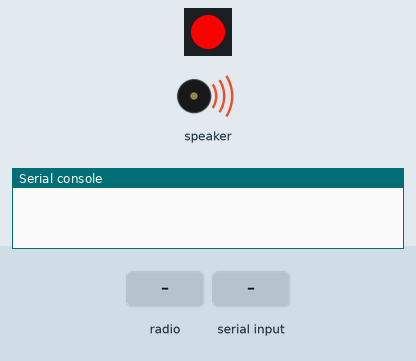
The program below on a simulated Calliope mini (MakeCode). Shown: 1 RGB LEDs in strip order, left to right, buzzer (waves = sounding), the last lines printed to the serial console. The inputs (shaded band) are chosen by the test bench.

Above: at 0.1 s.
At 4.6 s:
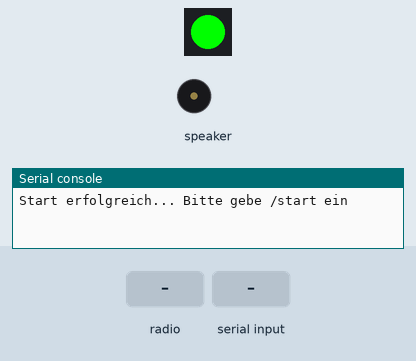
4.7 s: radio message "[" arrives
6.2 s: "0" typed at the serial console, then Enter
7.7 s: radio message "0" arrives
Timing chart, 0 to 10.7 s (numbered marks = the images above; inputs shaded):
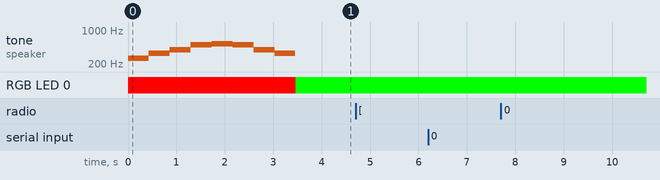

The program:

main.ts
```typescript
serial.onDataReceived(serial.delimiters(Delimiters.NewLine), function () {
    if (start == 0) {
        if (serial.readLine() == "/start") {
            start = 1
            raumcode = 0
            serial.writeLine("Bitte gebe den 4-Stelligen Raumcode ein...")
        } else {
            serial.writeLine("Bitte gebe /start ein... Falsche Eingabe...")
        }
    } else {
        if (raumcode == 0) {
            radio.setGroup(parseFloat(serial.readLine()))
            raumcode = 1
            name = 0
            serial.writeLine("Bitte gebe nun deinen Namen ein...")
        } else {
            if (name == 0) {
                name2 = serial.readLine()
                name = 1
                serial.writeLine("Fertig! Du bist jetzt mit dem Chat verbunden...")
                serial.writeLine("" + name2 + " ist dem Chatroom beigetreten...")
                radio.sendString("" + name2 + " ist dem Chatroom beigetreten...")
            } else {
                serial.writeLine("[" + name2 + "] " + serial.readLine())
                radio.sendString("[" + name2 + "] " + serial.readLine())
            }
        }
    }
})
radio.onReceivedString(function (receivedString) {
    serial.writeLine(receivedString)
})
let name2 = ""
let name = 0
let raumcode = 0
let start = 0
start = 0
raumcode = 1
name = 1
basic.setLedColor(0xff0000)
music.playMelody("C E G B C5 B G E ", 140)
basic.setLedColor(0x00ff00)
serial.writeLine("Start erfolgreich... Bitte gebe /start ein")
basic.forever(function () {

})
```

test.ts
```typescript
// Hier kann man Tests durchführen; diese Datei wird nicht kompiliert, wenn dieses Paket als Erweiterung verwendet wird.
```
